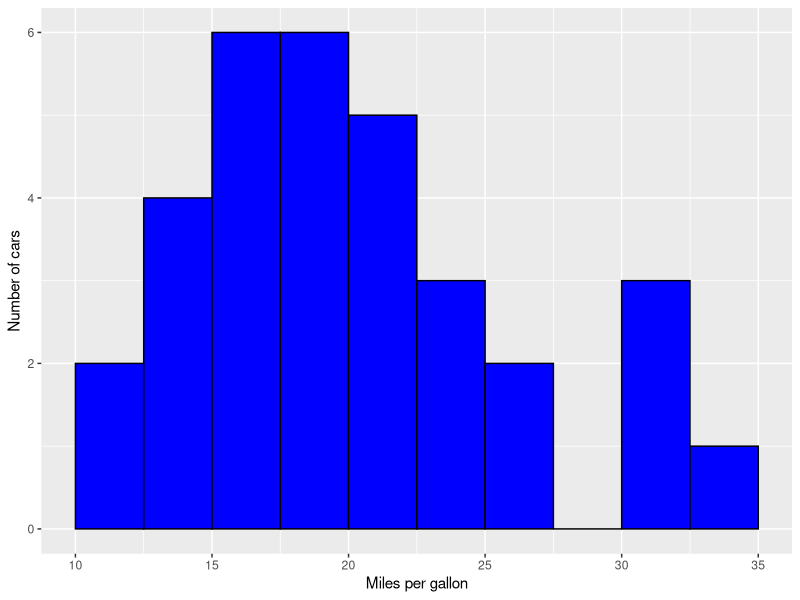
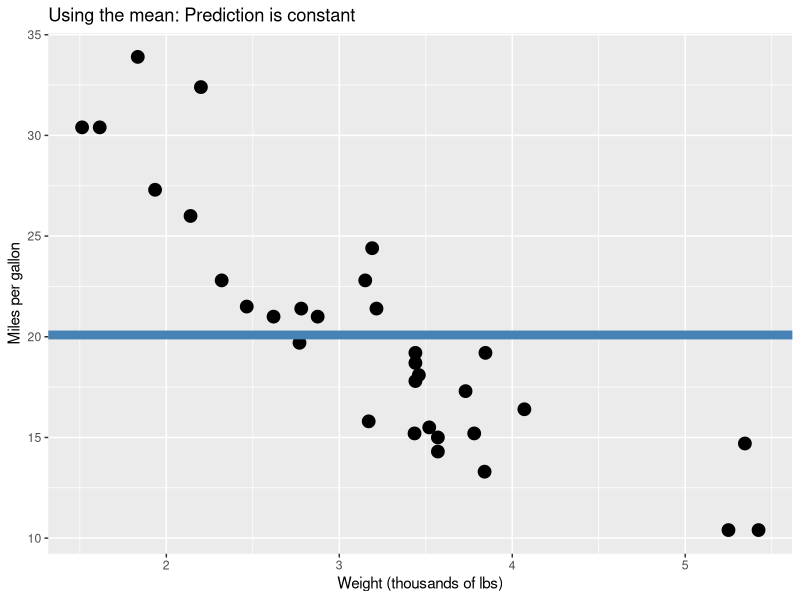
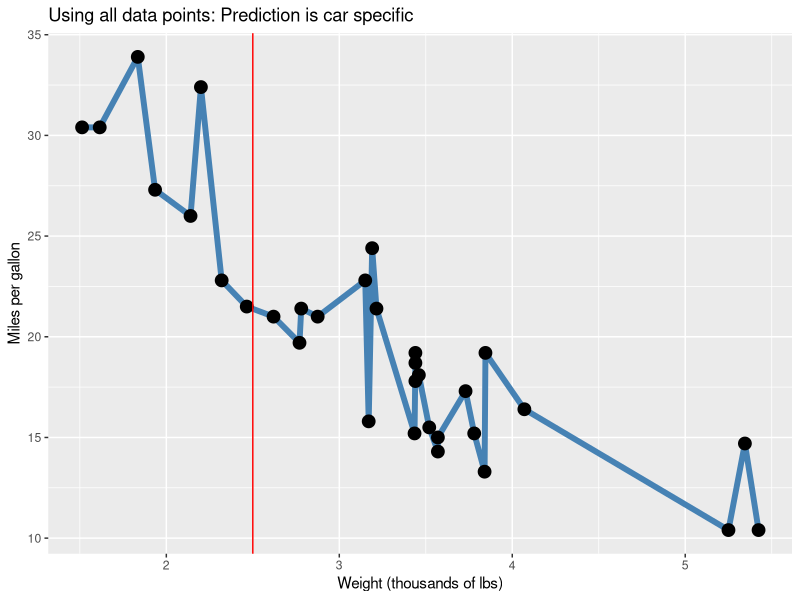
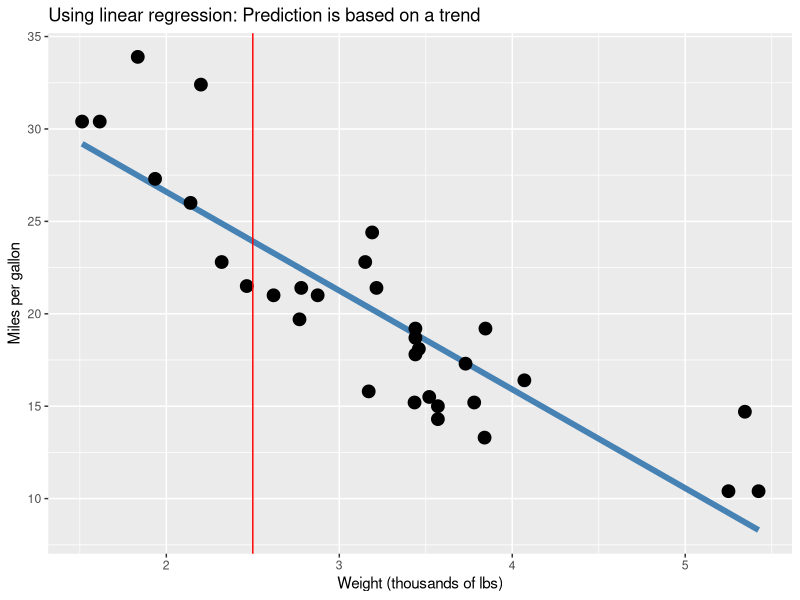
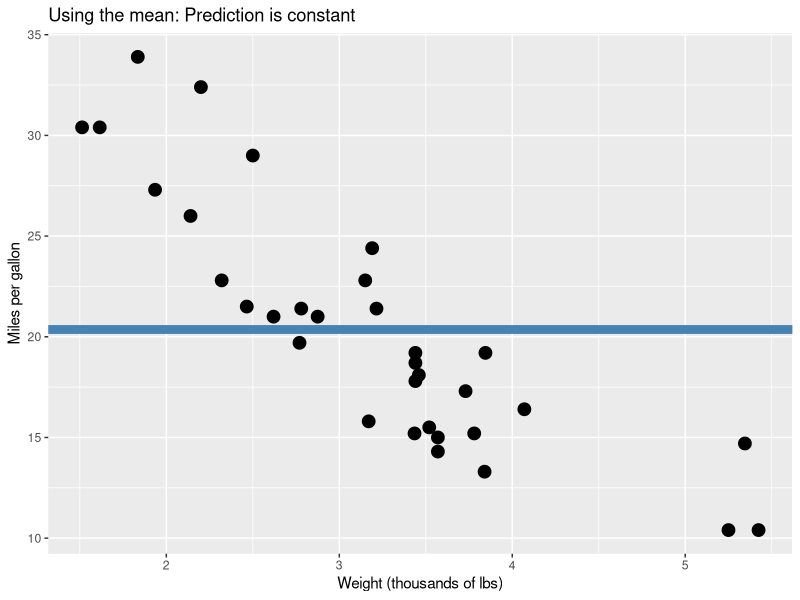
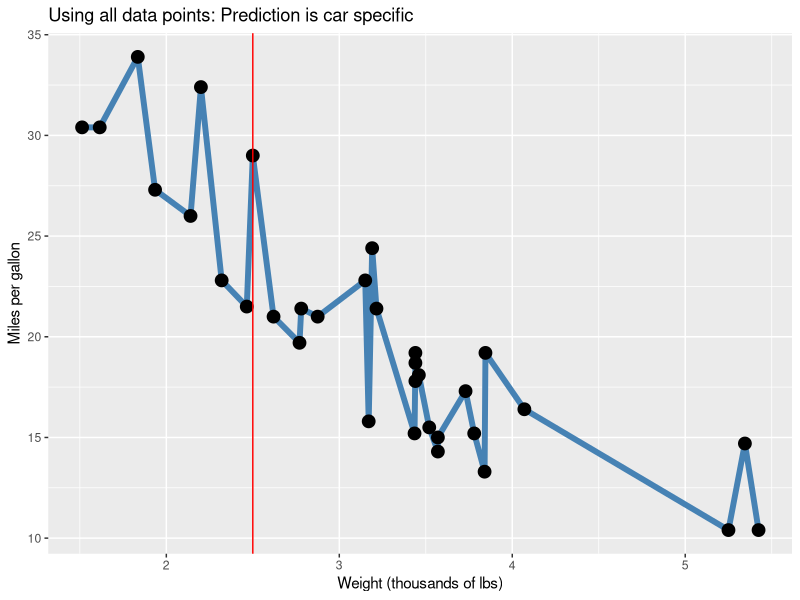
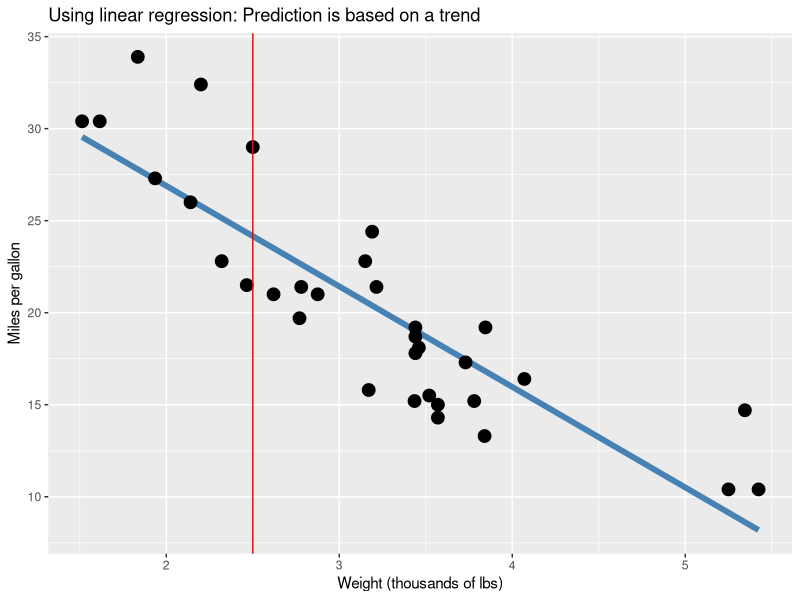

These charts were generated, in order, by the following R code:
## ---- chunk 1
# The following code is a basic setup of options for your document
knitr::opts_chunk$set(echo = TRUE,
                      eval = TRUE, 
                      warning = TRUE,
                      message = FALSE,
                      fig.align = "center", 
                      R.options = list(max.print=50))

# Edit the file starting below

## ---- chunk 2
# Load packages 
library(tidyverse)
## ---- chunk 3
# Take a quick look
head(mtcars)
## ---- chunk 4
# Take a look at the values of mpg
mtcars |> 
    ggplot(aes(x = mpg)) +
    geom_histogram(binwidth = 2.5, center = 1.25, 
                   color = "black", fill = "blue") + 
    labs(x = "Miles per gallon",
         y = "Number of cars") 

# Find the mean value of mpg
mean(mtcars$mpg)
## ---- chunk 5
# Find the correlation matrix
cor(mtcars, use = "pairwise.complete.obs")[,1] # only show the first column
## ---- chunk 6
# Represent mpg vs. weight
mtcars |> 
  ggplot(aes(x = wt, y = mpg)) + 
  geom_point(size = 4) + 
  labs(x = "Weight (thousands of lbs)",
       y = "Miles per gallon",
       title = "Using the mean: Prediction is constant") +
  # Show the overall mean of mpg as a horizontal line
  geom_hline(aes(yintercept = mean(mpg)), size = 3, color = "steelblue")
## ---- chunk 7
mtcars |>
  ggplot(aes(x = wt, y = mpg)) +
  # Consider a very refined model that goes through each data point
  geom_line(color = "steelblue", size = 2) +
  geom_point(size = 4) + 
  labs(x = "Weight (thousands of lbs)",
       y = "Miles per gallon",
       title = "Using all data points: Prediction is car specific") +
  # Show the weight as a vertical line
  geom_vline(xintercept = 2.5, color = "red")
## ---- chunk 8
mtcars |>
  ggplot(aes(x = wt, y = mpg)) +
  # Consider a linear regression model
  geom_smooth(method = "lm", se = FALSE, color = "steelblue", size = 2) +
  geom_point(size = 4) + 
  labs(x = "Weight (thousands of lbs)",
       y = "Miles per gallon",
       title = "Using linear regression: Prediction is based on a trend") +
  # Show the weight as a vertical line
  geom_vline(xintercept = 2.5, color = "red")
## ---- chunk 9
mtcars |> 
  # Only keep variables of interest
  select(mpg, wt) |>
  # Add a new data point (add a new row)
  rbind(data.frame(mpg = 29,
                   wt = 2.5)) |>
  # Only look at the last 6 rows
  tail()
## ---- chunk 10
# Write and submit code here!

# constant model
mtcars |>
    select(mpg, wt) |>
    rbind(data.frame(mpg = 29, wt = 2.5)) |>
    ggplot(aes(x = wt, y = mpg)) + 
        geom_point(size = 4) + 
        labs(x = "Weight (thousands of lbs)",
             y = "Miles per gallon",
             title = "Using the mean: Prediction is constant") +
        # Show the overall mean of mpg as a horizontal line
        geom_hline(aes(yintercept = mean(mpg)), size = 3, color = "steelblue")

# all data points model
mtcars |>
    select(mpg, wt) |>
    rbind(data.frame(mpg = 29, wt = 2.5)) |>
    ggplot(aes(x = wt, y = mpg)) +
        # Consider a very refined model that goes through each data point
        geom_line(color = "steelblue", size = 2) +
        geom_point(size = 4) + 
        labs(x = "Weight (thousands of lbs)",
             y = "Miles per gallon",
             title = "Using all data points: Prediction is car specific") +
        # Show the weight as a vertical line
        geom_vline(xintercept = 2.5, color = "red")

# linear regression model
mtcars |>
    select(mpg, wt) |>
    rbind(data.frame(mpg = 29, wt = 2.5)) |>
    ggplot(aes(x = wt, y = mpg)) +
         # Consider a linear regression model
         geom_smooth(method = "lm", se = FALSE, color = "steelblue", size = 2) +
         geom_point(size = 4) + 
         labs(x = "Weight (thousands of lbs)",
              y = "Miles per gallon",
              title = "Using linear regression: Prediction is based on a trend") +
         # Show the weight as a vertical line
         geom_vline(xintercept = 2.5, color = "red")
